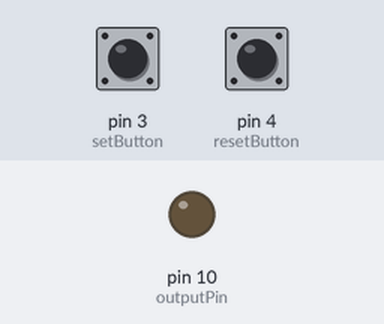
Bench run of a sketch on a simulated Arduino Uno, built with avr-gcc and run on an emulated ATmega328P. Shown: output pins drawn as LEDs (lit = HIGH). The inputs (shaded band) are chosen by the test bench; at power-on: pin 3 (setButton) LOW, pin 4 (resetButton) LOW.

Above: at 1.2 s.
1.3 s: pin 3 (setButton) pulled HIGH for 0.15 s
At 2.7 s:
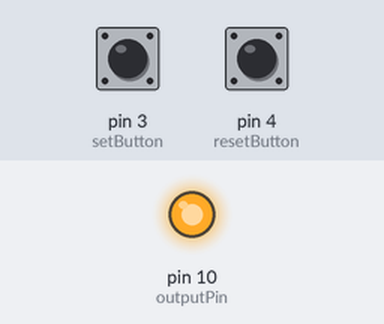
3.0 s: pin 4 (resetButton) pulled HIGH for 0.15 s
At 4.0 s:
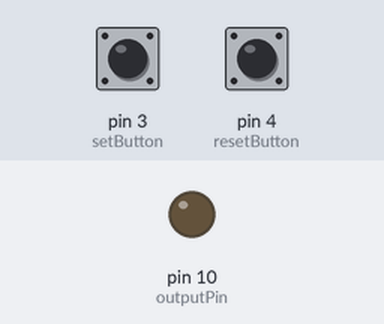
4.7 s: pin 3 (setButton) pulled HIGH for 1 s
At 7.1 s:
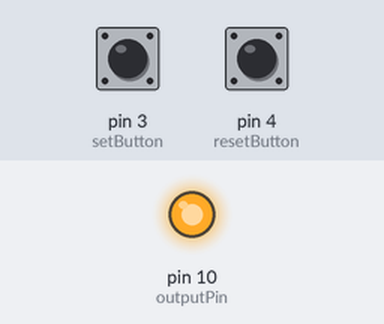
Timing chart, 0 to 8.6 s (numbered marks = the images above; inputs shaded):
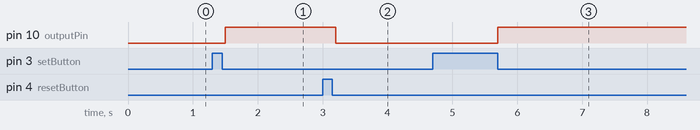

The sketch:

Task-Three-1.ino
```cpp
const int setButton = 3;
const int resetButton = 4;
const int outputPin = 10;

bool state = false;

void setup() {
  pinMode(setButton, INPUT);
  pinMode(resetButton, INPUT);
  pinMode(outputPin, OUTPUT);
}

void loop() {
  if (digitalRead(setButton) == HIGH) {
    state = true;
    delay(200);
    while(digitalRead(setButton) == HIGH);
  }

  if (digitalRead(resetButton) == HIGH) {
    state = false;
    delay(200);
    while(digitalRead(resetButton) == HIGH);
  }

  digitalWrite(outputPin, state ? HIGH : LOW);
}
```

Measured:
- after the input at 1.3 s, pin 10 (outputPin): LOW → HIGH after 0.20 s
- after the input at 3.0 s, pin 10 (outputPin): HIGH → LOW after 0.20 s
- after the input at 4.7 s, pin 10 (outputPin): LOW → HIGH after 1.0 s
